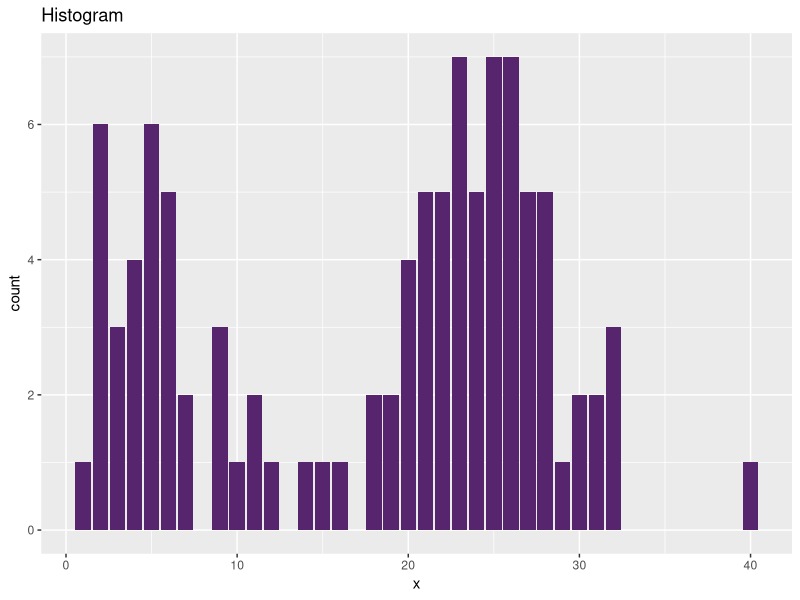

Write R code to recreate this figure. (Note: this script raises an error after producing the figure.)

# 4.3.3 ポアソン混合モデルにおける崩壊型ギブスサンプリング -------------------------------------------------

# 利用パッケージ
library(tidyverse)
library(gganimate)


# 真の観測モデルの設定 ----------------------------------------------------------------

# (観測)データ数を指定
N <- 100

# 真のパラメータを指定
lambda_truth <- c(5, 25)
pi_truth <- c(0.3, 0.7)

# クラスタ数
K <- length(lambda_truth)

# クラスタ(潜在変数)を生成
s_nk <- rmultinom(n =  N, size = 1, prob = pi_truth) %>% 
  t()

# (観測)データXを生成
x_n <- rpois(n = N, lambda = apply(lambda_truth^t(s_nk), 2, prod))

# 観測データを確認
summary(x_n)
tibble(x = x_n) %>% 
  ggplot(aes(x = x)) + 
  geom_bar(fill = "#56256E") + 
  labs(title = "Histogram")


# パラメータの設定 ----------------------------------------------------------------

# 試行回数
MaxIter <- 50

# 潜在変数Sの初期値をランダムに設定
s_nk <- rmultinom(n = N, size = 1, prob = rep(1, K)) %>% 
  t()

# 崩壊型ギブスサンプリング ------------------------------------------------------------

# 受け皿を用意
hat_a_k.nk <- rep(0, K)
hat_b_k.nk <- rep(0, K)
hat_alpha_k.nk <- rep(0, K)
hat_r_k <- rep(0, K)
hat_p_k <- rep(0, K)

# 
hat_a_k <- apply(s_nk * x_n, 2, sum) + a
hat_b_k <- apply(s_nk, 2, sum) + b
hat_alpha_k <- s_nk + alpha


for(i in 1:MaxIter) {
  
  for(n in 1:N) {
    
    # :式(4.82),(4.83)
    hat_a_k.nk <- hat_a_k.nk - s_nk[n, ] * x_n[n]
    hat_b_k.nk <- hat_b_k.nk - s_nk[n, ]
    hat_alpha_k.nk <- hat_alpha_k.nk - s_nk[n, ]
    
    for(k in 1:K) {
      
      # ハイパーパラメータr_hat,p_hatを計算:式(4.80)
      hat_r_k[k] <- hat_a_k.nk[k]
      hat_p_k[k] <- 1 / (hat_b_k.nk[k] + 1)
      
      # :式(4.81)
      x_n[n] <- rnbinom(n = 1, size = 1, prob = hat_p_k[k], mu = hat_r_k[k])
    }
    
    # パラメータeta_nを計算:式(4.75)
    tmp_eta <- hat_alpha_k.nk
    eta_nk[n, ] <- tmp_eta / sum(tmp_eta)
    
    # 潜在変数s_nをサンプル:式(4.74)
    s_nk[n, ] <- rmultinom(n = 1, size = 1, prob = eta_nk[n, ]) %>% 
      as.vector()
    
    # :式(4.83)
    hat_a_k.nk <- hat_a_k.nk + s_nk[n, ] * x_n[n]
    hat_b_k.nk <- hat_a_k.nk + s_nk[n, ]
    hat_alpha_k.nk <- hat_alpha_k.nk + s_nk[n, ]
  }
}
